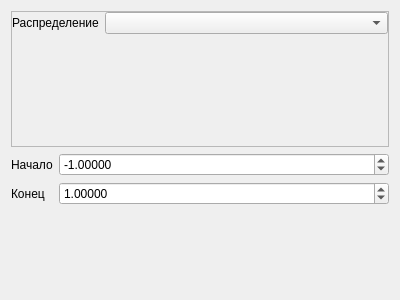
<?xml version="1.0" encoding="UTF-8"?>
<ui version="4.0">
 <class>MainWindow</class>
 <widget class="QWidget" name="MainWindow">
  <property name="geometry">
   <rect>
    <x>0</x>
    <y>0</y>
    <width>400</width>
    <height>300</height>
   </rect>
  </property>
  <property name="windowTitle">
   <string>Лабораторная работа №1</string>
  </property>
  <layout class="QVBoxLayout" name="verticalLayout">
   <item>
    <widget class="QFrame" name="frame_2">
     <property name="frameShape">
      <enum>QFrame::StyledPanel</enum>
     </property>
     <property name="frameShadow">
      <enum>QFrame::Plain</enum>
     </property>
     <layout class="QFormLayout" name="formLayout_2">
      <property name="leftMargin">
       <number>0</number>
      </property>
      <property name="topMargin">
       <number>0</number>
      </property>
      <property name="rightMargin">
       <number>0</number>
      </property>
      <property name="bottomMargin">
       <number>0</number>
      </property>
      <item row="0" column="0">
       <widget class="QLabel" name="label_4">
        <property name="text">
         <string>Распределение</string>
        </property>
       </widget>
      </item>
      <item row="0" column="1">
       <widget class="QComboBox" name="comboBox_type"/>
      </item>
     </layout>
    </widget>
   </item>
   <item>
    <widget class="QFrame" name="frame">
     <property name="frameShape">
      <enum>QFrame::NoFrame</enum>
     </property>
     <property name="frameShadow">
      <enum>QFrame::Plain</enum>
     </property>
     <layout class="QFormLayout" name="formLayout">
      <property name="leftMargin">
       <number>0</number>
      </property>
      <property name="topMargin">
       <number>0</number>
      </property>
      <property name="rightMargin">
       <number>0</number>
      </property>
      <property name="bottomMargin">
       <number>0</number>
      </property>
      <item row="0" column="0">
       <widget class="QLabel" name="label">
        <property name="text">
         <string>Начало</string>
        </property>
       </widget>
      </item>
      <item row="1" column="0">
       <widget class="QLabel" name="label_3">
        <property name="text">
         <string>Конец</string>
        </property>
       </widget>
      </item>
      <item row="0" column="1">
       <widget class="QDoubleSpinBox" name="doubleSpinBox">
        <property name="decimals">
         <number>5</number>
        </property>
        <property name="minimum">
         <double>-1000000.000000000000000</double>
        </property>
        <property name="maximum">
         <double>100000000.000000000000000</double>
        </property>
        <property name="value">
         <double>-1.000000000000000</double>
        </property>
       </widget>
      </item>
      <item row="1" column="1">
       <widget class="QDoubleSpinBox" name="doubleSpinBox_2">
        <property name="decimals">
         <number>5</number>
        </property>
        <property name="minimum">
         <double>-1000000.000000000000000</double>
        </property>
        <property name="maximum">
         <double>100000000.000000000000000</double>
        </property>
        <property name="value">
         <double>1.000000000000000</double>
        </property>
       </widget>
      </item>
     </layout>
    </widget>
   </item>
  </layout>
 </widget>
 <resources/>
 <connections/>
</ui>
